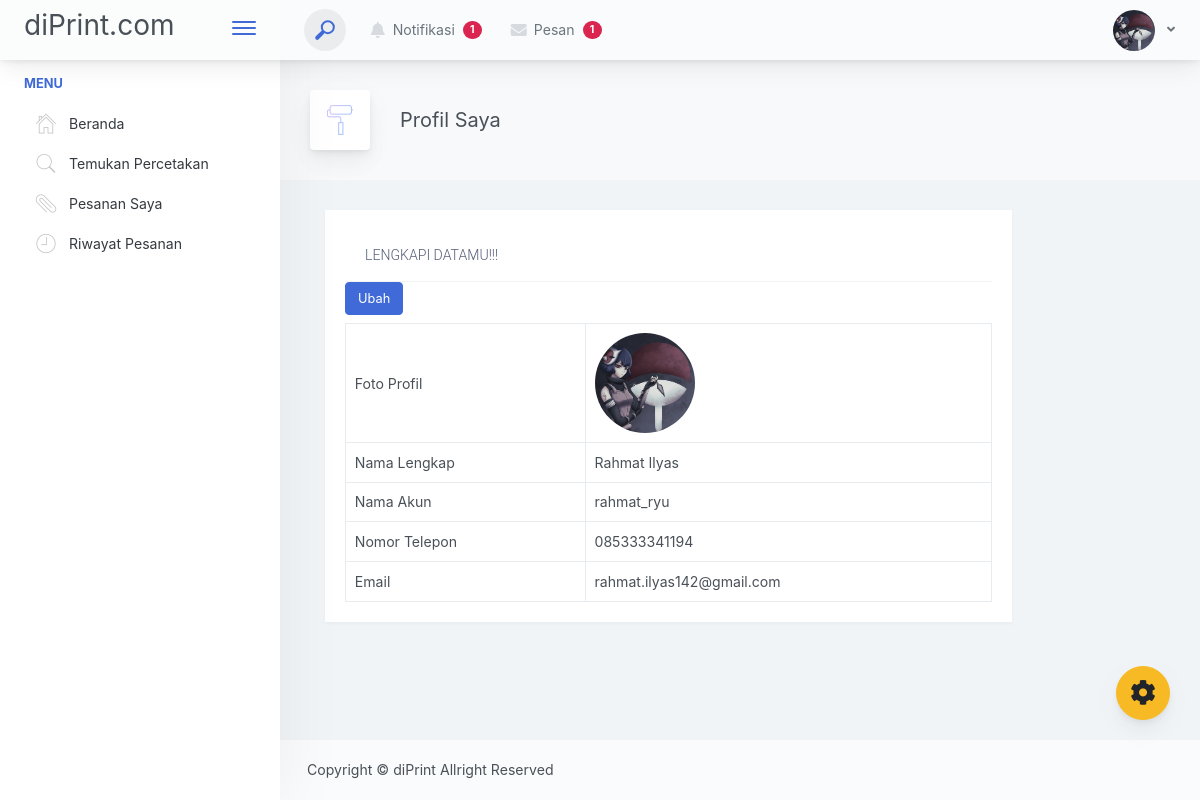
The page /user/profil.php (signed in) on the database its author committed.
### tables this page shows
CREATE TABLE `user` (
  `id` int NOT NULL,
  `photo` varchar(100) NOT NULL,
  `nama_lengkap` varchar(100) NOT NULL,
  `nama_akun` varchar(100) NOT NULL,
  `hp` varchar(50) NOT NULL,
  `email` varchar(100) NOT NULL,
  `password` varchar(500) NOT NULL
);

### function.php (called while the page is built, shortened)
<?php
   function tampil_profil($id) {
       global $conn;
       $tampil = mysqli_query($conn, "SELECT * FROM user WHERE id = '$id'");
       return mysqli_fetch_assoc($tampil);
   }
?>

### user/profil.php (the view)
<?php
require('template/header.php');
$id = $_SESSION['key'];
$row = tampil_profil($id);
?>
<div class="app-main__inner">
    <div class="app-page-title">
        <div class="page-title-wrapper">
            <div class="page-title-heading">
                <div class="page-title-icon">
                    <i class="pe-7s-paint icon-gradient bg-deep-blue"></i>
                </div>
                <div>Profil Saya</div>
            </div>
        </div>
    </div>
    <div class="col-lg-10">
        <div class="main-card mb-3 card">
            <div class="card-body">
                <h5 class="card-title">Lengkapi Datamu!!!</h5>
                <table class="mb-0 table table-bordered">
                    <tbody>
                        <tr>
                            <td>Foto Profil</td>
                            <td>
                                <?php if ($row["photo"]) { ?>
                                    <img width="100" class="rounded-circle" src="../user/img/<?= $row['photo'] ?>" alt="" height="100">
                                <?php } else { ?>
                                    <img width="100" class="rounded-circle" src="../user/img/default.png" alt="" height="100">
                                <?php } ?>
                            </td>
                        </tr>
                        <tr>
                            <td>Nama Lengkap</td>
                            <td><?= $row["nama_lengkap"];?></td>
                        </tr>
                        <tr>
                            <td>Nama Akun</td>
                            <td><?= $row["nama_akun"];?></td>
                        </tr>
                        <tr>
                            <td>Nomor Telepon</td>
                            <td><?= $row["hp"];?></td>
                        </tr>
                        <tr>
                            <td>Email</td>
                            <td><?= $row["email"];?></td>
                        </tr>
                    </tbody>
                    <a href="edit_profil.php?id=<?=$row["id"]; ?>" type="Submit" name="submit" class="mb-2 mr-2 btn btn-primary">Ubah</a>
                </table>
            </div>
        </div>
    </div>
</div>
<?php
require('template/footer.php');
?>

### user/template/header.php (shortened to what this page needs)
<?php
require ('../function.php');
if(isset($_SESSION["masuk"]) ) {
    $id = $_SESSION['key'];
    $getProfile = mysqli_query($conn, "SELECT * FROM user WHERE id = '$id'");
    $usr = mysqli_fetch_assoc($getProfile);
    $photo = $usr['photo'];
} else {
    header("Location: login.php");
    exit;
}
?>
<!doctype html>
    <html lang="en">
    <head>
        <link href="./main.css" rel="stylesheet">
        <link href="./../layout/vendor/datatables/dataTables.bootstrap4.min.css" rel="stylesheet">
        <link href="./../assets/izitoast/css/iziToast.min.css" rel="stylesheet">
        <link rel="stylesheet" href="../user/assets/sweetalert2/sweetalert2.min.css">
    </head>
    <body>
        <div class="app-container app-theme-white body-tabs-shadow fixed-sidebar fixed-header">
            <div class="app-header header-shadow">
                <div class="app-header__logo">
                    <h3>diPrint.com</h3>
                    <div class="header__pane ml-auto">
                        <div>
                            <button type="button" class="hamburger close-sidebar-btn hamburger--elastic" data-class="closed-sidebar">
                                <span class="hamburger-box">
                                    <span class="hamburger-inner"></span>
                                </span>
                            </button>
                        </div>
                    </div>
                </div>
                <div class="app-header__content">
                    <div class="app-header-left">
                        <div class="search-wrapper">
                            <div class="input-holder">
                                <button class="search-icon" type="submit" name="cari"><span></span></button>
                            </div>
                        </div>
                        <ul class="header-menu nav">
                            <li class="nav-item">
                                <div class="d-inline-block dropdown">
                                    <a href="#" class="nav-link" data-toggle="dropdown" aria-haspopup="true" aria-expanded="false">
                                        <i class="nav-link-icon fa fa-bell"> </i>
                                        Notifikasi
                                        <span class="badge badge-pill badge-danger px-0 py-1" id="countNotif">1</span>
                                    </a>
                                </div>
                            </li>
                            <li class="nav-item">
                                <div class="d-inline-block dropdown">
                                    <a href="#" class="nav-link" data-toggle="dropdown" aria-haspopup="true" aria-expanded="false">
                                        <i class="nav-link-icon fa fa-envelope"> </i>
                                        Pesan
                                        <span class="badge badge-pill badge-danger px-0 py-1" id="countNotif">1</span>
                                    </a>
                                </div>
                            </li>
                        </ul>
                    </div>
                    <div class="app-header-right">
                        <div class="header-btn-lg pr-0">
                            <div class="widget-content p-0">
                                <div class="widget-content-wrapper">
                                    <div class="widget-content-left">
                                        <div class="btn-group">
                                            <a data-toggle="dropdown" aria-haspopup="true" aria-expanded="false" class="p-0 btn">
                                                <?php if ($photo) { ?>
                                                    <img width="42" class="rounded-circle" src="../user/img/<?php echo $photo ?>" alt="" height="41">
                                                <?php } else { ?>
                                                    <img width="42" class="rounded-circle" src="../user/img/default.png" alt="" height="41">
                                                <?php } ?>
                                                <i class="fa fa-angle-down ml-2 opacity-8"></i>
                                            </a>
                                        </div>
                                    </div>
                                </div>
                            </div>
                        </div>
                    </div>
                </div>
            </div>
            <div class="ui-theme-settings">
                <button type="button" id="TooltipDemo" class="btn-open-options btn btn-warning">
                    <i class="fa fa-cog fa-w-16 fa-spin fa-2x"></i>
                </button>
            </div>
            <div class="app-main">
                <div class="app-sidebar sidebar-shadow">
                    <div class="scrollbar-sidebar">
                        <div class="app-sidebar__inner">
                            <ul class="vertical-nav-menu">
                                <li class="app-sidebar__heading">Menu</li>
                                <li>
                                    <a href="index.php" id="nv-beranda">
                                        <i class="metismenu-icon pe-7s-home"></i>
                                        Beranda
                                        <i class="metismenu-state-icon"></i>
                                    </a>
                                </li>
                                <li>
                                    <a href="marchent.php" id="nv-find">
                                        <i class="metismenu-icon pe-7s-search"></i>
                                        Temukan Percetakan
                                    </a>
                                </li>
                                <li>
                                    <a href="data_pesanan.php" id="nv-datapesanana">
                                        <i class="metismenu-icon pe-7s-paperclip"></i>
                                        Pesanan Saya <span class="badge badge-pill badge-danger px-0 py-1" id="countPesanan" hidden="">0</span>
                                    </a>
                                </li>
                                <li>
                                    <a href="history.php" id="nv-riwayat">
                                        <i class="metismenu-icon pe-7s-clock"></i>
                                        Riwayat Pesanan
                                    </a>
                                </li>
                            </ul>
                        </div>
                    </div>
                </div>
                <div class="app-main__outer">

### assets/css/chat.css (style rules this page uses)
.card { border: 0; border-radius: 0px; margin-bottom: 30px; -webkit-box-shadow: 0 2px 3px rgba(0, 0, 0, 0.03); box-shadow: 0 2px 3px rgba(0, 0, 0, 0.03); -webkit-transition: .5s; transition: .5s }
.card-title { font-family: Roboto, sans-serif; font-weight: 300; line-height: 1.5; margin-bottom: 0; padding: 15px 20px; border-bottom: 1px solid rgba(77, 82, 89, 0.07) }
button, input, optgroup, select, textarea { font-family: Roboto, sans-serif; font-weight: 300 }

### rows shown on the page
user: photo (picture), nama_lengkap "Rahmat Ilyas", nama_akun "rahmat_ryu", hp "085333341194", email "rahmat.ilyas142@gmail.com"
